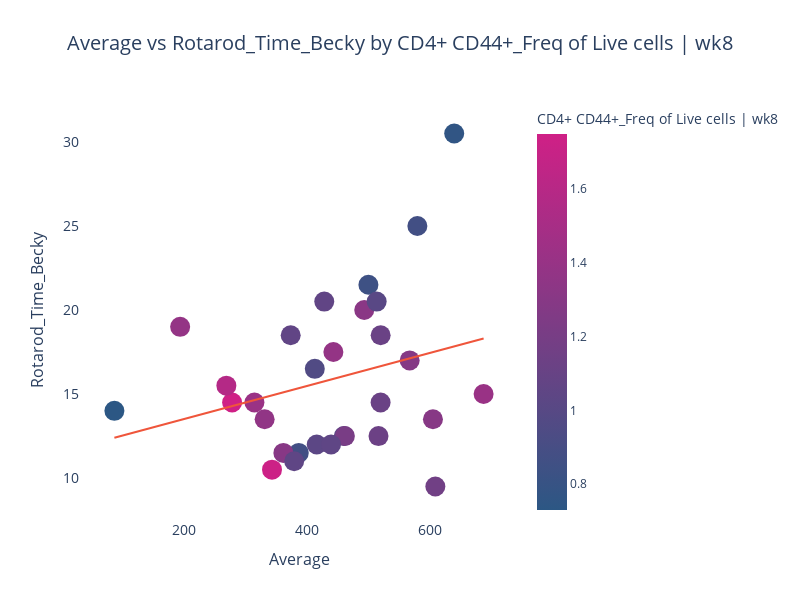

The notebook cell this image was saved under:
### Code cell
import plotly.express as px
batch_column_map = {
    "6": "CD4+ CD44+_Freq of Live cells | wk8",
    "7": "CD4+ CD44+_Freq of Live cells | wk8",
    "8": "CD4+ CD44+_Freq of Live cells | wk8",
    "10": "CD4+ CD44+_Freq of Live cells | wk8",
    "16": "CD4+ CD44+_Freq of Live cells | wk8"
}

x_axis_map = {
    "6": "Average",
    "7": "Lateral",
    "8": "Average",
    "10": "Average",
    "16": "Average"
}

y_axis = "Rotarod_Time_Becky"

# Extract the required columns from the merged dataframe
plot_data = merged_df.loc[
    (merged_df["Batch"] == str(10)) |
    (merged_df["Batch"] == str(16)) |
    (merged_df["Batch"] == str(6)),
    ["mouse_barcode", "Batch", y_axis]
]

# Map the appropriate column based on the "Batch" value
plot_data["colour"] = plot_data["Batch"].map(batch_column_map)
plot_data["x_axis"] = plot_data["Batch"].map(x_axis_map)
plot_data["colour_value"] = plot_data.apply(lambda row: merged_df.loc[row.name, row["colour"]], axis=1)
plot_data["x_axis_value"] = plot_data.apply(lambda row: merged_df.loc[row.name, row["x_axis"]], axis=1)
plot_data.dropna(subset=["colour_value", "x_axis_value"], inplace=True)
# plot_data = plot_data.drop(index = 69)

# Define the color scale
color_scale = [(0, '#2c5784'), (1, '#cf2086')]

fig = px.scatter(
    data_frame=plot_data,
    x="x_axis_value",
    y=y_axis,
    color="colour_value",
    color_continuous_scale=color_scale,
    range_color=[plot_data["colour_value"].min(), plot_data["colour_value"].max()],
    title=plot_data["x_axis"].iloc[0] + " vs " + y_axis + " by " + plot_data["colour"].iloc[0],
    labels={"y_axis": y_axis,
            "x_axis_value": plot_data["x_axis"].iloc[0],
            "colour_value": plot_data["colour"].iloc[0]},
    trendline="ols"  # Add the regression line
)

# Update the marker size
fig.update_traces(marker=dict(size=20))

# Update the layout
fig.update_layout(
    plot_bgcolor='white',
    width=800,
    height=600,
    title=dict(x=0.5, font=dict(size=20)),
    xaxis=dict(
        title=dict(font=dict(size=16)),
        tickfont=dict(size=14)
    ),
    yaxis=dict(
        title=dict(font=dict(size=16)),
        tickfont=dict(size=14)
    ),
    coloraxis_colorbar=dict(title="CD4+ CD44+_Freq of Live cells | wk8")
)

# Display the plot
fig.show()

fig.write_image(f"../Data Integration/{plot_data['x_axis'].unique()[0]}vs{y_axis}by_cd4cd44_b61016.svg")

### Figure 1 — Plotly figure (JSON) as saved in the notebook; plotly's stock layout.template omitted (floating-point values rounded to 4 significant figures)
{"data": [{"hovertemplate": "Average=%{x}<br>Rotarod_Time_Becky=%{y}<br>CD4+ CD44+_Freq of Live cells | wk8=%{marker.color}<extra></extra>", "legendgroup": "", "marker": {"color": [1.75, 1.42, 1.58, 1.73, 1.36, 1.38, 1.41, 0.87, 0.96, 1.3, 1.12, 1.29, 1.16, 1.02, 1.21, 1.12, 1.06, 0.87, 1.05, 1.32, 1.03, 1.06, 0.84, 1.01, 1.05, 1.3, 1.13, 1.38, 0.73, 0.76], "coloraxis": "coloraxis", "size": 20, "symbol": "circle"}, "mode": "markers", "name": "", "orientation": "v", "showlegend": false, "type": "scatter", "x": [277.8, 314.2, 268.4, 342.9, 330.9, 443.1, 688.3, 386.6, 412.7, 361.5, 520.2, 567.6, 609.5, 460.1, 461.8, 520.3, 373.4, 580.2, 379.1, 493.5, 415.9, 428.2, 500.3, 513.7, 439.3, 605.6, 516.7, 193.0, 85.63, 640.3], "xaxis": "x", "y": [14.5, 14.5, 15.5, 10.5, 13.5, 17.5, 15, 11.5, 16.5, 11.5, 14.5, 17, 9.5, 12.5, 12.5, 18.5, 18.5, 25, 11, 20, 12, 20.5, 21.5, 20.5, 12, 13.5, 12.5, 19, 14, 30.5], "yaxis": "y"}, {"hovertemplate": "<b>OLS trendline</b><br>Rotarod_Time_Becky = 0.00978522 * x_axis_value + 11.5672<br>R<sup>2</sup>=0.079104<br><br>Average=%{x}<br>Rotarod_Time_Becky=%{y} <b>(trend)</b><extra></extra>", "legendgroup": "", "marker": {"size": 20, "symbol": "circle"}, "mode": "lines", "name": "", "showlegend": false, "type": "scatter", "x": [85.63, 193.0, 268.4, 277.8, 314.2, 330.9, 342.9, 361.5, 373.4, 379.1, 386.6, 412.7, 415.9, 428.2, 439.3, 443.1, 460.1, 461.8, 493.5, 500.3, 513.7, 516.7, 520.2, 520.3, 567.6, 580.2, 605.6, 609.5, 640.3, 688.3], "xaxis": "x", "y": [12.41, 13.46, 14.19, 14.29, 14.64, 14.81, 14.92, 15.1, 15.22, 15.28, 15.35, 15.61, 15.64, 15.76, 15.87, 15.9, 16.07, 16.09, 16.4, 16.46, 16.59, 16.62, 16.66, 16.66, 17.12, 17.24, 17.49, 17.53, 17.83, 18.3], "yaxis": "y"}], "layout": {"coloraxis": {"cmax": 1.75, "cmin": 0.73, "colorbar": {"title": {"text": "CD4+ CD44+_Freq of Live cells | wk8"}}, "colorscale": [[0, "#2c5784"], [1, "#cf2086"]]}, "height": 600, "legend": {"tracegroupgap": 0}, "plot_bgcolor": "white", "title": {"font": {"size": 20}, "text": "Average vs Rotarod_Time_Becky by CD4+ CD44+_Freq of Live cells | wk8", "x": 0.5}, "width": 800, "xaxis": {"anchor": "y", "domain": [0, 1], "tickfont": {"size": 14}, "title": {"font": {"size": 16}, "text": "Average"}}, "yaxis": {"anchor": "x", "domain": [0, 1], "tickfont": {"size": 14}, "title": {"font": {"size": 16}, "text": "Rotarod_Time_Becky"}}}}
